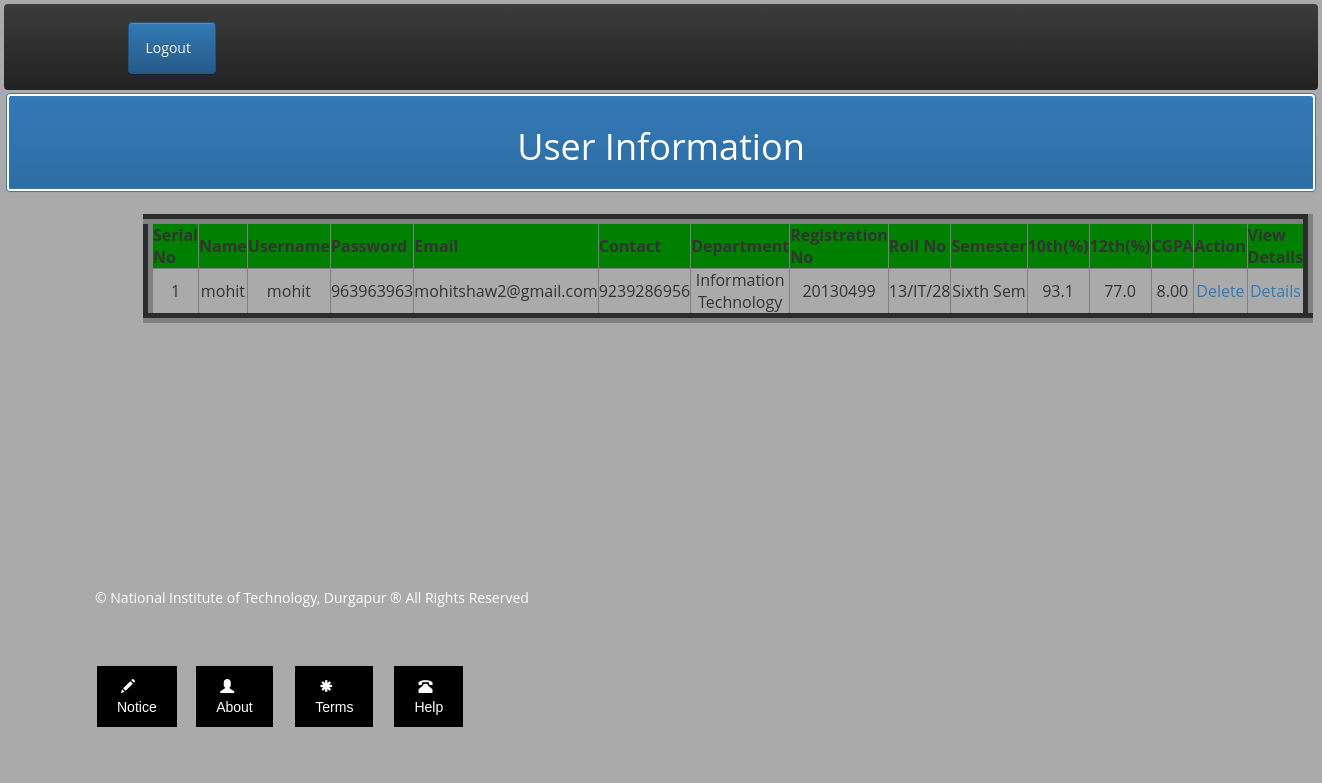
Screenshot of /adminpanel2.php (signed in) with the database file from the repository.
### tables this page shows
CREATE TABLE IF NOT EXISTS `student` (
  `id` int(11) NOT NULL,
  `fname` text NOT NULL,
  `mname` text,
  `lname` text NOT NULL,
  `contact` text NOT NULL,
  `birthday` date NOT NULL,
  `age` text NOT NULL,
  `gender` varchar(7) NOT NULL,
  `image` varchar(100) NOT NULL,
  `hobbies` varchar(255) NOT NULL,
  `reg_no` varchar(50) NOT NULL,
  `dept` text NOT NULL,
  `roll_no` text NOT NULL,
  `sem` text NOT NULL,
  `percent1` varchar(6) NOT NULL,
  `percent2` varchar(6) NOT NULL,
  `cgpa` varchar(6) NOT NULL,
  `email` text NOT NULL,
  `username` text NOT NULL,
  `password` text NOT NULL,
  `valid` int(11) NOT NULL
);

### adminpanel2.php (the view, shortened to what this page needs)
<html>
<head>
		<link href="css/bootstrap.min.css" rel="stylesheet">
		<link href="css/bootstrap-theme.css" rel="stylesheet">
		<link href="css/bootstrap-social.css" rel="stylesheet">
		<link rel="stylesheet" href="mystyle.css">
</head>
<body>
	<nav class="nav navbar-inverse" >
  <div class="container ">
     <div class="navbar-header">
                <a class="visible-lg navbar-brand" href="#"></a>
            </div>
			<div class="collapse navbar-collapse" id="nav1" >
			<div class="nav navbar-nav ">
				 <li class="h4"><a href="adminlogout.php" class="btn btn-primary"><font color="white">Logout</font>&nbsp;&nbsp;</a></li>
    </div>
  </div>
  </div>
 </nav>
	<center><div class="panel panel-primary">
                  <div class="panel-heading"><h1 class="text-center">User Information</h1></div>
              </div></center>
	<table width="900" align="center" border="10" style="margin-left:140px;">
		<tr bgcolor="green">
			<th>Serial No</th>
			<th>Name</th>
			<th>Username</th>
			<th>Password</th>
			<th>Email</th>
			<th>Contact</th>
			<th>Department</th>
			<th>Registration No</th>
			<th>Roll No</th>
			<th>Semester</th>
			<th>10th(%)</th>
			<th>12th(%)</th>
			<th>CGPA</th>
			<th>Action</th>
			<th>View Details</th>
		</tr>
		<?php
		$link=mysqli_connect("localhost","root","root","group9");
		$query = "select * from student";
		$run = mysqli_query($link,$query);
		while($row=mysqli_fetch_array($run))
		{
			$id=$row['id'];
			$fname=$row['fname'];
	        $contact=$row['contact'];
	        $reg_no=$row['reg_no'];
	        $dept=$row['dept'];
	        $roll_no=$row['roll_no'];
	        $sem=$row['sem'];
	        $percent1=$row['percent1'];
			$percent2=$row['percent2'];
			$cgpa=$row['cgpa'];
			$email=$row['email'];
	        $username=$row['username'];
	        $password=$row['password'];
	        $valid = $row['valid'];
		?>
		<tr align='center' >
		<td ><?php echo $id; ?></td>
		<td ><?php echo $fname; ?></td>
		<td ><?php echo $username; ?></td>
		<td ><?php echo $password; ?></td>
		<td ><?php echo $email; ?></td>
		<td ><?php echo $contact; ?></td>
		<td ><?php echo $dept; ?></td>
		<td ><?php echo $reg_no; ?></td>
		<td ><?php echo $roll_no; ?></td>
		<td ><?php echo $sem; ?></td>
		<td ><?php echo $percent1; ?></td>
		<td ><?php echo $percent2; ?></td>
		<td ><?php echo $cgpa; ?></td>
		<td >
			<?php
			if($valid==1)
			{
			?>
				<a href='delete.php?del=<?php echo $id ?>'>Delete</a>
			<?php
			}
			else
			{
				echo "<a href='approveuser.php?id=$id&&valid=$valid'>Approve</a>";
			}
			?>
		</td>
		<td><?php echo "<a href='viewdetails1.php?id=$id'>Details</a>"; ?></td>
		</tr>
		<?php
		}
		?>
	</table>
	<br><br><br><br><br><br><br><br><br><br><br><br>
	<div class="container site-footer-container" >
    <ul class="site-footer-links">
      <p><font color="white">© National Institute of Technology, Durgapur ® All Rights Reserved </font><span ></p>
      <br/><br/>
              <div class="row">
              <div class="col-md-1"><li><a href="notice.php" data-ga-click="Footer, go to blog, text:blog"><span>
                    <i class="glyphicon glyphicon-pencil"></i>
                  </span>Notice</a></li></div>
         <div class="col-md-1">
          <li><a href="aboutus.html" data-ga-click="Footer, go to about, text:about"><span>
                    <i class="glyphicon glyphicon-user"></i>
                  </span>About</a></li>
          </div>
         <div class="col-md-1">
        <li><a href="terms.html" data-ga-click="Footer, go to terms, text:terms"><span>
                    <i class="glyphicon glyphicon-asterisk"></i>
                  </span>Terms</a></li>
        </div>
      <div class="col-md-1">
        <li><a href="help.html" data-ga-click="Footer, go to help, text:help">
          <span>
              <i class="glyphicon glyphicon-phone-alt"></i>
          </span>Help
        </a></li>
      </div></br></br>
    </div>
    </ul>
</div>
</body>
</html>

### mystyle.css (style rules this page uses)
* { margin: 1px; padding: 1px; }
ul { margin: 20px 0px; }
ul li { float: left; list-style-type: none; }
ul li a { background: black; color: white; display: block; font-family: 'Arial', Helvetica, sans-serif; padding: 10px 20px; text-decoration: none; }

### rows the page displays
student: id "1", fname "mohit", username "mohit", password "963963963", email "mohitshaw2@gmail.com", contact "9239286956", dept "Information Technology", reg_no "20130499", roll_no "13/IT/28", sem "Sixth Sem", percent1 "93.1", percent2 "77.0", cgpa "8.00"
